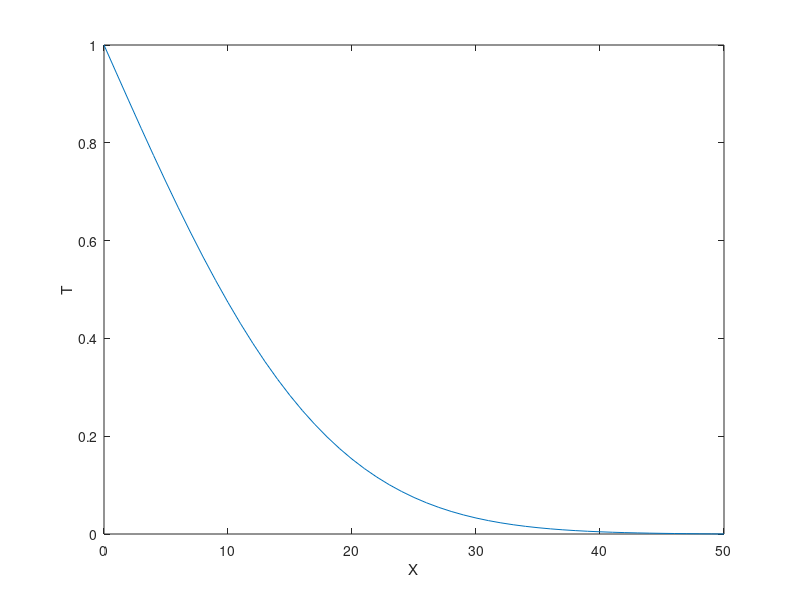
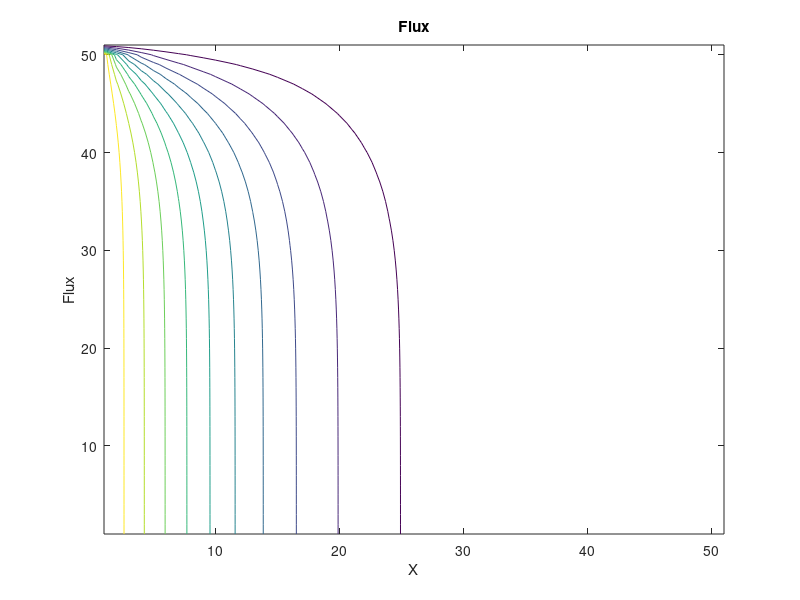

Recreate these plots in MATLAB, in order.
% LBM- 2-D2Q5a, diffusion equation, note that c2=1/3, w0=2/6, others 1/6
clear
m=51;n=51;
xl=1.0;yl=1.0;
dx=xl/(m-1.0); dy=yl/(n-1.0);
w0=2./6.;
w=1./6.;
c2=1./3.;
dx=1.0;
f0=zeros(m,n);f1=zeros(m,n);f2=zeros(m,n);f3=zeros(m,n);f4=zeros(m,n);
rho=zeros(m,n);x=zeros(m);y=zeros(n);fluxq=zeros(m);flux=zeros(m);
Tm=zeros(m);Z=zeros(n,m);
x(1)=0.0; y(1)=0.0;

for i=1:m-1
  x(i+1)=x(i)+dx;
end

for j=1:n-1
  y(j+1)=y(j)+dy;
end

alpha=0.25;
omega=1/(3.*alpha+0.5);
twall=1.0;
nstep=400;

for i=1:m
  f0(i,j)=w0*rho(i,j);
  f1(i,j)=w*rho(i,j);
  f2(i,j)=w*rho(i,j);
  f3(i,j)=w*rho(i,j);
  f4(i,j)=w*rho(i,j);
end

				%Collision:

for k1=1:nstep
  for j=1:n
    for i=1:m
      feq0=w0*rho(i,j);
      feq=w*rho(i,j);
      f0(i,j)=(1.-omega)*f0(i,j)+omega*feq0;
      f1(i,j)=(1.-omega)*f1(i,j)+omega*feq;
      f2(i,j)=(1.-omega)*f2(i,j)+omega*feq;
      f3(i,j)=(1.-omega)*f3(i,j)+omega*feq;
      f4(i,j)=(1.-omega)*f4(i,j)+omega*feq;
    end
  end

				% Streaming:
  for j=1:n
    for i=1:m-1
      f1(m-i+1,j)=f1(m-i,j);
      f2(i,j)=f2(i+1,j);
    end
  end

  for i=1:m
    for j=1:n-1
      f3(i,n-j+1)=f3(i,n-j);
      f4(i,j)=f4(i,j+1);
    end  
  end
				%Boundary condition:

  for j=1:n
    f1(1,j)=twall-f2(1,j)-f0(1,j)-f3(1,j)-f4(1,j);  
    f3(m,j)=-f1(m,j)-f0(m,j)-f2(m,j)-f4(m,j);
  end

  for i=1:m
    f3(i,1)=f3(i,2);
    f4(i,n)=-f0(i,n)-f3(i,n)-f2(i,n)-f1(i,n);
  end

  for j=1:n    
    for i=1:m
      rho(i,j)=f1(i,j)+f2(i,j)+f0(i,j)+f3(i,j)+f4(i,j);
    end
  end

end



%rotating matrix for contour plotting
for j=1:n
  for i=1:m
    Z(j,i)=rho(i,j);
  end
end

for i=1:n
  Tm(i)=rho(i,(n-1)/2);
end

figure(1)
plot(x,Tm)
xlabel('X')
ylabel('T')
figure(2)
contour(Z)
title('Flux')
xlabel('X')
ylabel('Flux')
